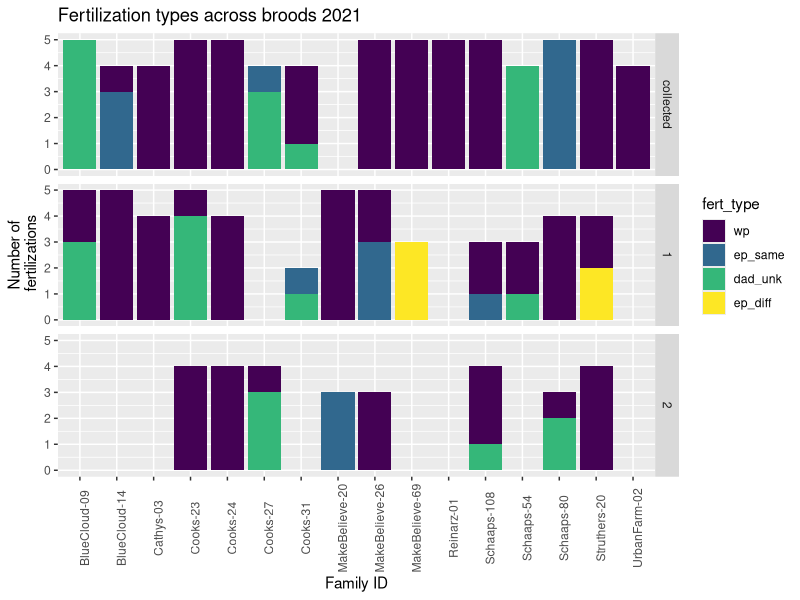
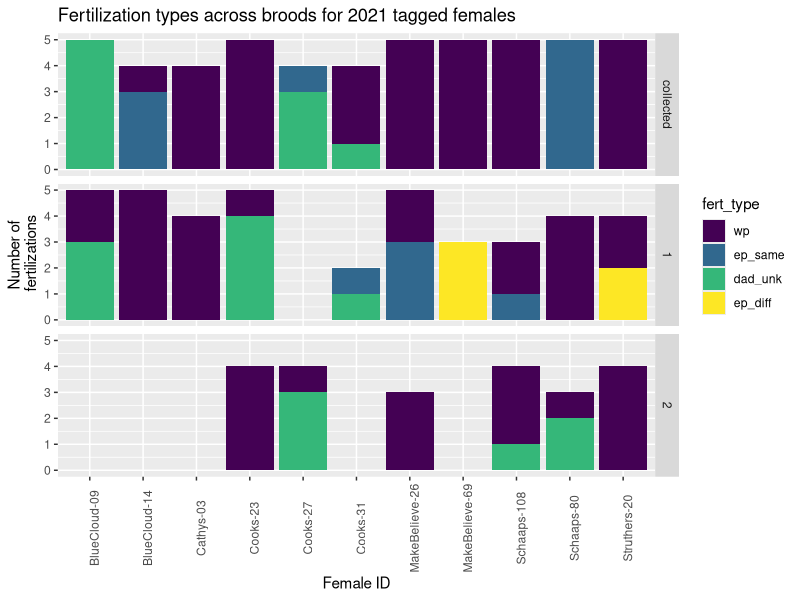
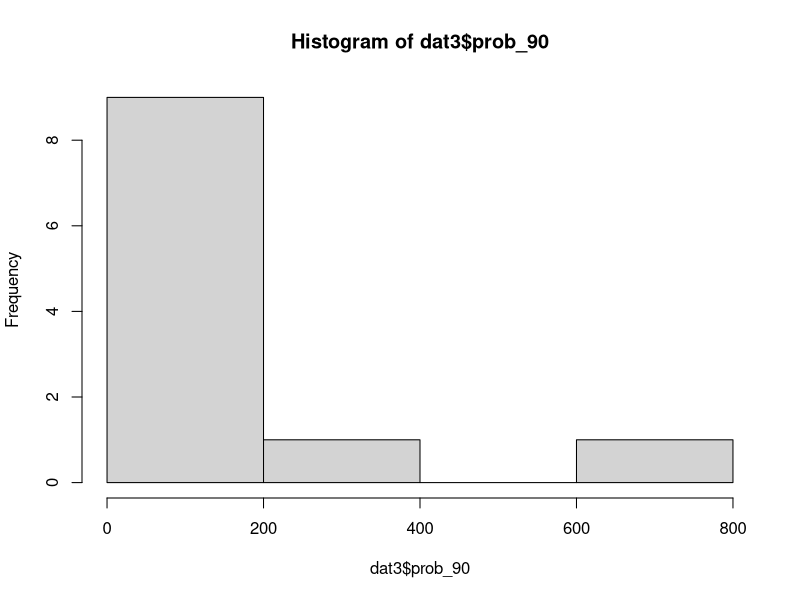
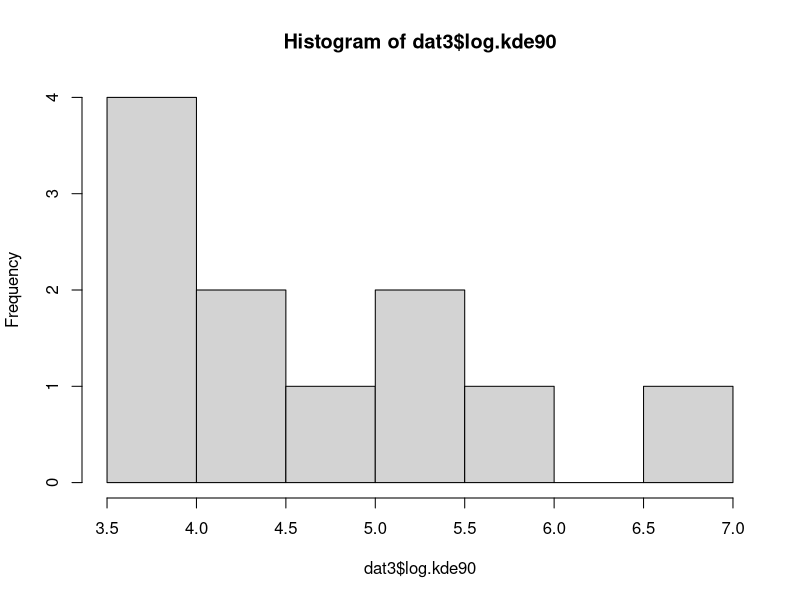
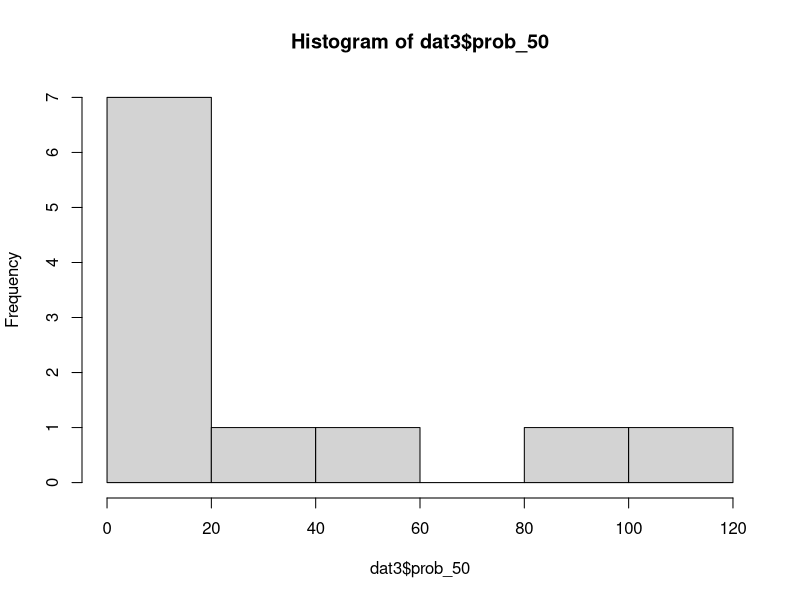
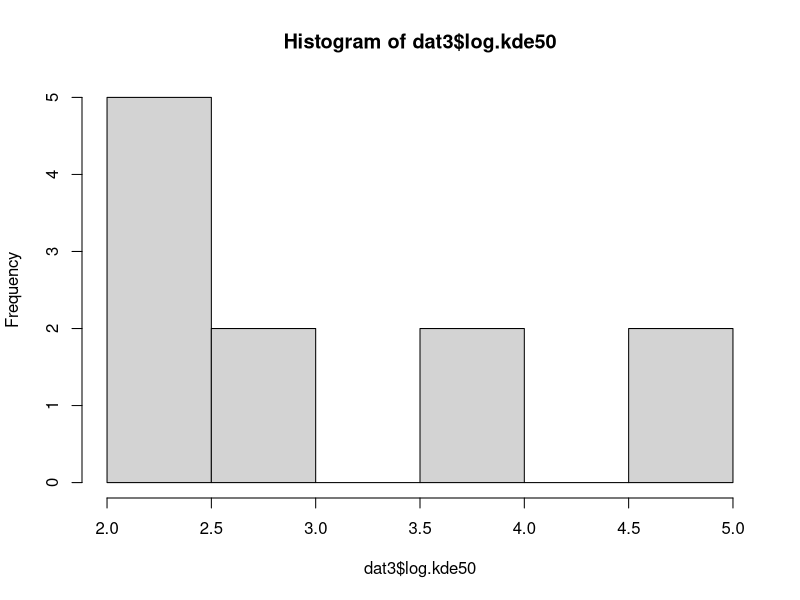
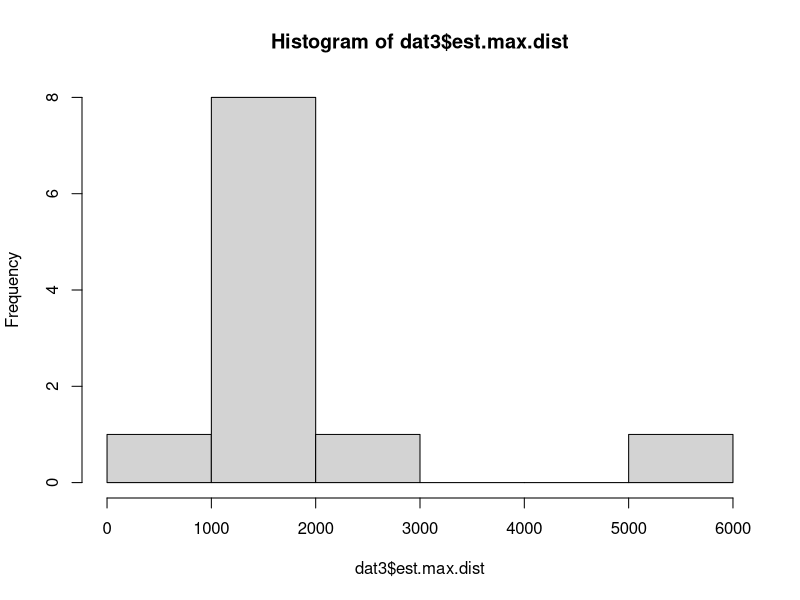
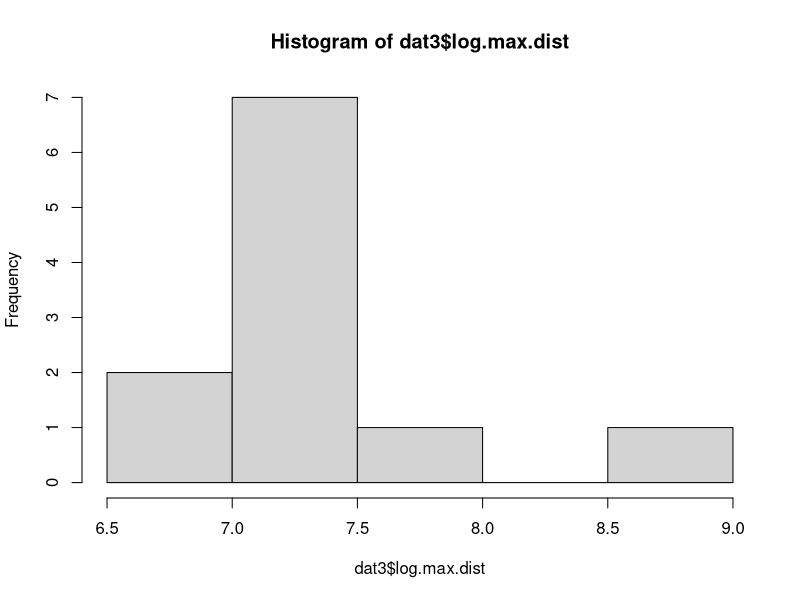

Write R code to recreate these figures, in order. (Note: this script raises an error after producing the figures.)

# GPS tagging 2021 - analysis for hypothesis testing
# Version for BES submission (June 2024)
# Heather Kenny-Duddela

# libraries
library(tidyverse)
library(ggplot2)

### Set working directory
setwd("C:/Users/heath/Documents/CU Boulder/BARS fieldwork/2022 Field and Lab/Paternity assignment methods/barn-swallow-gps/make-table-for-models")

### load data

# paternity data for each clutch
clutch <- read.csv("input-files/fert_2021_by_clutchID.csv")

# update fertilization type for the Hepp clutch, where the dad is from Cooks
# This should actually be classified as ep_same site since Cooks was the 
# original tagging site for this female
clutch$fert_type[which(clutch$clutch_id_ind1=="Hepp (near Cook)_1_1" &
                         clutch$Site_dad=="Cooks")] <- "ep_same"

# change factor order to match previous plots
clutch$fert_type <- factor(clutch$fert_type, 
                                           levels=c("wp","ep_same","mom_unk",
                                                    "dad_unk","ep_diff"))

# reorder brood factors
clutch$Brood_ind1 <- factor(clutch$Brood_ind1, levels=c("collected","1","2"))


# plot by fertilization type and facet by brood number
ggplot(clutch, aes(x=FamilyID_mom, y=fert, fill=fert_type)) + 
  geom_bar(position="stack", stat="identity") +
  theme(axis.text.x = element_text(angle=90)) +
  scale_fill_viridis_d() +
  xlab("Family ID") + ylab("Number of\n fertilizations") + 
  facet_grid(Brood_ind1~.) +
  ggtitle("Fertilization types across broods 2021")


# calculate proportion within-pair for all clutches
clutch.wp <- clutch %>%
  group_by(clutch_id_ind1, FamilyID_mom, Brood_ind1, Site_ind1) %>%
  summarise(num.wp = sum(subset(fert, fert_type=="wp")),
            num.ep = sum(subset(fert, fert_type!="wp")),
            clutch.size = mean(clutch_size),
            prop.wp = num.wp/clutch.size,
            prop.ep = num.ep/clutch.size)


### Subset tagged females only

# KDE estimates which are in hectares
areas <- read.csv("input-files/KDE probs_updated.csv")


# add column for family IDs to areas data
areas$FamilyID_mom <- NA

areas$FamilyID_mom[which(areas$bird=="bc09")] <- "BlueCloud-09"
areas$FamilyID_mom[which(areas$bird=="bc14")] <- "BlueCloud-14"
areas$FamilyID_mom[which(areas$bird=="ca03")] <- "Cathys-03"
areas$FamilyID_mom[which(areas$bird=="co23")] <- "Cooks-23"
areas$FamilyID_mom[which(areas$bird=="co27")] <- "Cooks-27"
areas$FamilyID_mom[which(areas$bird=="co31")] <- "Cooks-31"
areas$FamilyID_mom[which(areas$bird=="mb26")] <- "MakeBelieve-26"
areas$FamilyID_mom[which(areas$bird=="mb69")] <- "MakeBelieve-69"
areas$FamilyID_mom[which(areas$bird=="sc108")] <- "Schaaps-108"
areas$FamilyID_mom[which(areas$bird=="sc80")] <- "Schaaps-80"
areas$FamilyID_mom[which(areas$bird=="st20")] <- "Struthers-20"



# subset clutch data
clutch.move <- subset(clutch, clutch$FamilyID_mom %in% areas$FamilyID_mom)

# subset wp data
clutch.wp.move <- subset(clutch.wp, clutch.wp$FamilyID_mom %in% areas$FamilyID_mom)


# plot paternity proportions with just GPS females
# Manuscript Figure S1

ggplot(clutch.move, aes(x=FamilyID_mom, y=fert, fill=fert_type)) + 
  geom_bar(position="stack", stat="identity") +
  theme(axis.text.x = element_text(angle=90)) +
  scale_fill_viridis_d() +
  xlab("Female ID") + ylab("Number of\n fertilizations") + 
  facet_grid(Brood_ind1~.) +
  ggtitle("Fertilization types across broods for 2021 tagged females")

ggsave("output-files/FigS1_fert by brood 2021 tagged females.png", w=5.5, h=4)
ggsave("output-files/FigS1_fert by brood 2021 tagged females.pdf", w=5.5, h=4)



# calculate proportion wp in collected and replacement broods with SD

# just collected brood
clutch.wp.move.col <- subset(clutch.wp.move, clutch.wp.move$Brood_ind1=="collected")
mean(clutch.wp.move.col$prop.wp) # average wp in collected 0.636 +- 0.466
sd(clutch.wp.move.col$prop.wp)

# just replacement brood
clutch.wp.move.rep <- subset(clutch.wp.move, clutch.wp.move$Brood_ind1=="1")
mean(clutch.wp.move.rep$prop.wp) # average wp in collected 0.516 +- 0.392
sd(clutch.wp.move.rep$prop.wp)

# also calculate proportion ep in collected and replacement
# collected
mean(clutch.wp.move.col$prop.ep) # average ep in collected 0.363 +- 0.466
sd(clutch.wp.move.col$prop.ep)
# replacement
mean(clutch.wp.move.rep$prop.ep) # average ep in replacement 0.483 +- 0.392
sd(clutch.wp.move.rep$prop.ep)

###############################################################################

# Make the dataframe for the models

# take only replacement clutches (brood 1) from the tagged females
dat <- subset(clutch.wp.move, clutch.wp.move$Brood_ind1==1)

# add back in missing Cooks-27 whose replacement clutch failed
dat <- rbind(dat, clutch.wp.move[7,])
dat[11,c(1,3,5:9)] <- NA

# collected clutches only
dat1.2 <- subset(clutch.wp.move, clutch.wp.move$Brood_ind1=="collected")
# change labels to indicate collected
colnames(dat1.2)[5:9] <- c("num.wp.collected", "num.ep.collected", 
                           "clutch.size.collected", "prop.wp.collected", 
                           "prop.ep.collected")

# add collected clutches to main data
dat1.3 <- left_join(dat, dat1.2[,c(2,5:9)], by="FamilyID_mom")

# add areas data
dat2 <- left_join(dat1.3, areas, by="FamilyID_mom")

# change column names 
colnames(dat2)[29:30] <- c("proportion.close.50","proportion.close.100")

# correct Cooks site for the Hepp bird
dat2[dat2$FamilyID_mom=="Cooks-31",]$Site_ind1 <- "Cooks"

# load data with number of mates
mates.replace <- read.csv("input-files/num mates replacement clutch.csv")
mates.collect <- read.csv("input-files/num mates collected clutch.csv")

colnames(mates.replace)[c(5,7)] <- c("mates.replacement", "chicks.replacement")
colnames(mates.collect)[c(5,7)] <- c("mates.collected", "chicks.collected")

# use belly avg brightness
color <- read.csv("input-files/plumage-color-mass.csv")
# pull out only nestID and female and male color, and female mass
color2 <- color[,c(1,5,7,8)]
colnames(color2)[1] <- "bird"

# add estimated max distance from barn
est.max <- read.csv("input-files/estimated max distance from resampling_original.csv")
colnames(est.max)[c(2,6)] <- c("bird","est.max.dist")

dat2.2 <- left_join(dat2, color2, by="bird")

dat2.4 <- left_join(dat2.2, est.max[,c(2,6)], by="bird")

dat2.5 <- left_join(dat2.4, mates.collect[,c(2,5,7)], by="FamilyID_mom")

dat3 <- left_join(dat2.5, mates.replace[,c(2,5,7)], by="FamilyID_mom")

# add columns for EP mates, rather than total including WP male

# for collected, Schaaps-80 and BlueCloud-09 did not mate with social male
# subtract 1 from all rows except these two
dat3$mates.collected.ep <- NA
dat3$mates.collected.ep[-c(1,9)] <- dat3$mates.collected[-c(1,9)] -1
dat3$mates.collected.ep[c(1,9)] <- dat3$mates.collected[c(1,9)]
# for replacement, MakeBelieve-69 and Cooks-31 did not mate with their social male
# subtract 1 from all rows except these two
dat3$mates.replacement.ep <- NA
dat3$mates.replacement.ep[-c(4,5)] <- dat3$mates.replacement[-c(4,5)] -1
dat3$mates.replacement.ep[c(4,5)] <- dat3$mates.replacement[c(4,5)]


colnames(dat3)[c(31,32)] <- c("B_avg.bright.female", "B_avg.bright.male")

# try log-transforming area metrics to make them less skewed

dat3$log.kde90 <- log(dat3$prob_90)
hist(dat3$prob_90)
hist(dat3$log.kde90)

dat3$log.kde50 <- log(dat3$prob_50)
hist(dat3$prob_50)
hist(dat3$log.kde50)

dat3$log.max.dist <- log(dat3$est.max.dist)
hist(dat3$est.max.dist)
hist(dat3$log.max.dist)

hist(dat3$num.ep)

dat4 <- dat3

# add breeding group sizes
dat4$group.size <- c(5,5,5,5,5,5,2,10,10,1,5)

# calculate change in proportion EP and number EP young between collected and 
# replacement
dat4$diff.ep.prop <- dat4$prop.ep - dat4$prop.ep.collected

# change in number EP chicks
dat4$diff.num.ep <- dat4$num.ep - dat4$num.ep.collected

# change in number of EP sires
dat4$diff.ep.sires <- dat4$mates.replacement.ep - dat4$mates.collected.ep

# save final table
write.csv(dat4, "output-files/table for movement and mating models_BES.csv", row.names = F) 

################################################################################
# Correlation plot among all variables------------------------------------------

library(psych)

# correlations among predictor variables: log kde50, log kde90, prop.close.50,
# prop.close.100, est max dist, female plumage, male plumage, group size

# note that the MASS package masks the select function from dplyr, so you
# can't run the below line if MASS is currently loaded

vis <- select(dat4,log.kde50, log.kde90, log.max.dist, proportion.close.50,
              proportion.close.100, B_avg.bright.female, B_avg.bright.male, 
              mass, group.size)

pairs.panels(vis[,-c(1:3)],
             method="spearman",
             density=T,
             ellipses=F,
             smooth=F,
             stars=T)

# Manuscript Fig S3
# correlations among just the movement variables
vis2 <-  select(dat4,log.kde50, log.kde90, log.max.dist, proportion.close.50,
                proportion.close.100)
png("output-files/FigS3_correlation plot movement vars.png", pointsize=10, width=4500, height=3000, res=600)
pairs.panels(vis2[,4:8],
             method="spearman",
             density=T,
             ellipses=F,
             smooth=F,
             stars=T)
dev.off()



# correlation between collected and replacement prop ep
ggplot(dat4, aes(x=prop.ep, y=prop.ep.collected)) + geom_point(size=3) + 
  xlab("Proportion EP young in replacement") +
  ylab("Proportion EP young in collected clutch") +
  ggtitle("Mating patterns of females across broods")

cor.test(dat4$prop.ep, dat4$prop.ep.collected, method="spearman")
# Spearman's rank correlation rho
# 
# data:  dat4$prop.ep and dat4$prop.ep.collected
# S = 203.6, p-value = 0.5154
# alternative hypothesis: true rho is not equal to 0
# sample estimates:
#        rho 
# -0.2339114 

# correlation between collected and replacement for number EP offspring
cor.test(dat4$num.ep, dat4$num.ep.collected, method="spearman")
# Spearman's rank correlation rho
# 
# data:  dat4$num.ep and dat4$num.ep.collected
# S = 215.6, p-value = 0.3888
# alternative hypothesis: true rho is not equal to 0
# sample estimates:
#        rho 
# -0.3066423 


# correlation between collected and replacement for number EP mates
cor.test(dat4$mates.collected.ep, dat4$mates.replacement.ep, method="spearman")

# Spearman's rank correlation rho
# 
# data:  dat4$mates.collected.ep and dat4$mates.replacement.ep
# S = 196.83, p-value = 0.5934
# alternative hypothesis: true rho is not equal to 0
# sample estimates:
#        rho 
# -0.1928792 

ggplot(dat4, aes(x=mates.collected.ep, y=mates.replacement.ep)) + 
  geom_point(size=3, position=position_jitter(height=0.08, width=0.04),
             alpha=0.3) + 
  xlab("Number mates in collected clutch") +
  ylab("Number mates in replacement clutch") +
  ggtitle("Mating patterns of females across broods")


# histogram of diff between collected and replacement
ggplot(dat4, aes(x=diff.ep.prop)) + 
  geom_histogram(binwidth=0.3, fill="lightblue", color="black") +
  geom_vline(xintercept=0, color="red", linetype="dashed")+
  ggtitle("Change in proportion of EP offspring") +
  xlab("Difference in proportion of EP offspring from \ncollected to replacement")

ggsave("diff in propEP histogram.png")

# histogram of diff in number EP offspring
ggplot(dat4, aes(x=diff.num.ep)) + 
  geom_histogram(fill="lightblue", color="black", binwidth=1) +
  geom_vline(xintercept=0, color="red", linetype="dashed")+
  ggtitle("Change in number of EP offspring") +
  xlab("Difference in number of EP offspring from \ncollected to replacement")

ggsave("diff in number EP young histogram.png")

# histogram of diff in number EP sires
ggplot(dat4, aes(x=diff.ep.sires)) + 
  geom_histogram(fill="lightblue", color="black", binwidth=1) +
  geom_vline(xintercept=0, color="red", linetype="dashed")+
  ggtitle("Change in number of EP sires") +
  xlab("Difference in number of EP sires from \ncollected to replacement")

ggsave("diff in number EP sires histogram.png")

#-------------------------------------------------------------------------------
### Reaction norm plots for change in clutch size, EP mating--------------------

# make table to show change in paternity
pat.change1 <- dat4 %>% ungroup() %>%
  select(FamilyID_mom, num.ep, clutch.size, prop.ep, 
                     mates.replacement.ep)

pat.change2 <- dat4 %>% ungroup() %>%
  select(FamilyID_mom, num.ep.collected, clutch.size.collected,
                      prop.ep.collected, mates.collected.ep)

# add column for collected or replacement
pat.change1$clutch <- "replacement"
pat.change2$clutch <- "collected"

# make colnames the same
colnames(pat.change1)[5] <- "mates.ep"
colnames(pat.change2)[2:5] <- colnames(pat.change1)[2:5]

# combine
pat.change3 <- rbind(pat.change2, pat.change1)

# remove NA rows
pat.change3 <- subset(pat.change3, pat.change3$FamilyID_mom!="Cooks-27")

### Make plots for Figure S2

# clutch size (Fig S2 a)

# calculate line weights
clutch.lines <- data.frame(t1 = pat.change3$clutch.size[1:10], 
                    t2 = pat.change3$clutch.size[11:20])

clutch.lines2 <- data.frame(table(clutch.lines$t1, clutch.lines$t2)) %>%
  mutate(transition = paste(Var1, Var2))%>%
  pivot_longer(cols = c(Var1, Var2), names_to = "x", values_to = "y")%>%
  filter(Freq != 0 & !grepl("NA", transition ))

clutch.lines2$x[which(clutch.lines2$x=="Var1")] <- "collected"
clutch.lines2$x[which(clutch.lines2$x=="Var2")] <- "replacement"
clutch.lines2$y <- as.numeric(as.character(clutch.lines2$y))
colnames(clutch.lines2)[3:4] <- c("clutch", "clutch.size")

# make plot for change in clutch size
ggplot(clutch.lines2, aes(x = clutch, y = clutch.size)) +  
  geom_line(aes(linewidth=(Freq), group=transition), alpha=0.5) +
  scale_linewidth(range=c(1,3), breaks=c(1,2,3)) +
  geom_count(inherit.aes=F, data=pat.change3, 
             aes(x=clutch, y=clutch.size)) +
  xlab("Clutch type") +
  ylab("Number of offspring sampled")

ggsave("output-files/FigS2a_change in clutch size.png", w=3, h=2.5, scale=1.2)
  

# proportion EP offspring (Fig S2 b)

# table for prop EP line weights
propEP.lines <- data.frame(t1 = pat.change3$prop.ep[1:10], 
                           t2 = pat.change3$prop.ep[11:20])

propEP.lines2 <- data.frame(table(propEP.lines$t1, propEP.lines$t2)) %>%
  mutate(transition = paste(Var1, Var2))%>%
  pivot_longer(cols = c(Var1, Var2), names_to = "x", values_to = "y")%>%
  filter(Freq != 0 & !grepl("NA", transition ))

propEP.lines2$x[which(propEP.lines2$x=="Var1")] <- "collected"
propEP.lines2$x[which(propEP.lines2$x=="Var2")] <- "replacement"
propEP.lines2$y <- as.numeric(as.character(propEP.lines2$y))
colnames(propEP.lines2)[3:4] <- c("clutch", "prop.ep")

ggplot(propEP.lines2, aes(x = clutch, y = prop.ep)) +  
  geom_line(aes(linewidth=(Freq), group=transition), alpha=0.5) +
  scale_linewidth(range=c(1,1), breaks=c(1)) +
  geom_count(inherit.aes=F, data=pat.change3, 
             aes(x=clutch, y=prop.ep)) +
  xlab("Clutch type") +
  ylab("Proportion of EP offspring")

ggsave("output-files/FigS2b_change in prop EP.png", w=3, h=2.5, scale=1.2)


# Number EP  young (Fig S2 c)

# table for num EP young line weight
numEP.lines <- data.frame(t1 = pat.change3$num.ep[1:10], 
                           t2 = pat.change3$num.ep[11:20])

numEP.lines2 <- data.frame(table(numEP.lines$t1, numEP.lines$t2)) %>%
  mutate(transition = paste(Var1, Var2))%>%
  pivot_longer(cols = c(Var1, Var2), names_to = "x", values_to = "y")%>%
  filter(Freq != 0 & !grepl("NA", transition ))

numEP.lines2$x[which(numEP.lines2$x=="Var1")] <- "collected"
numEP.lines2$x[which(numEP.lines2$x=="Var2")] <- "replacement"
numEP.lines2$y <- as.numeric(as.character(numEP.lines2$y))
colnames(numEP.lines2)[3:4] <- c("clutch", "num.ep")

ggplot(numEP.lines2, aes(x = clutch, y = num.ep)) +  
  geom_line(aes(linewidth=(Freq), group=transition), alpha=0.5) +
  scale_linewidth(range=c(1,2), breaks=c(1,2)) +
  geom_count(inherit.aes=F, data=pat.change3, 
             aes(x=clutch, y=num.ep)) +
  xlab("Clutch type") +
  ylab("Number of EP offspring")

ggsave("output-files/FigS2c_change in num EP.png", w=3, h=2.5, scale=1.2)

# number of EP sires (Fig S3 d)

# table for calculating num EP sires line weights
sires.lines <- data.frame(t1 = pat.change3$mates.ep[1:10], 
                          t2 = pat.change3$mates.ep[11:20])

sires.lines2 <- data.frame(table(sires.lines$t1, sires.lines$t2)) %>%
  mutate(transition = paste(Var1, Var2))%>%
  pivot_longer(cols = c(Var1, Var2), names_to = "x", values_to = "y")%>%
  filter(Freq != 0 & !grepl("NA", transition ))

sires.lines2$x[which(sires.lines2$x=="Var1")] <- "collected"
sires.lines2$x[which(sires.lines2$x=="Var2")] <- "replacement"
sires.lines2$y <- as.numeric(as.character(sires.lines2$y))
colnames(sires.lines2)[3:4] <- c("clutch", "mates.ep")

ggplot(sires.lines2, aes(x = clutch, y = mates.ep)) +  
  geom_line(aes(linewidth=(Freq), group=transition), alpha=0.5) +
  scale_linewidth(range=c(1,4), breaks=c(1,2,3,4)) +
  geom_count(inherit.aes=F, data=pat.change3, 
             aes(x=clutch, y=mates.ep)) +
  xlab("Clutch type") +
  ylab("Number of EP sires")

ggsave("output-files/FigS2d_change in sires.png", w=3, h=2.5, scale=1.2)



# number of EP sires
ggplot(pat.change3, aes(x=clutch, y=mates.ep)) + 
  geom_count() + geom_line(aes(group=FamilyID_mom)) +
  xlab("Clutch type") +
  ylab("Number of EP sires") +
  ggtitle("Change in number of EP sires \nbetween time points")

ggsave("generated-files/change in num sires.png", h=3.5, w=4)

# calculate summary stats for mating -------------------------------------------

# collected
mean(dat4$prop.ep.collected) #0.363
sd(dat4$prop.ep.collected) # 0.465
range(dat4$prop.ep.collected, na.rm=T) # 0,1

mean(dat4$num.ep.collected) # 1.636364
sd(dat4$num.ep.collected) # 2.15744

mean(dat4$mates.collected.ep, na.rm=T) #0.45
range(dat4$mates.collected.ep, na.rm=T) #0, 1

# replacement
mean(dat4$prop.ep, na.rm=T) #0.4833
range(dat4$prop.ep, na.rm=T) # 0,1
sd(dat4$prop.ep, na.rm=T) # 0.392

mean(dat4$num.ep, na.rm=T) # 1.8
sd(dat4$num.ep, na.rm=T) # 1.47573

mean(dat4$mates.replacement.ep, na.rm=T) #0.9
range(dat4$mates.replacement.ep, na.rm=T) #0,2

# difference
mean(dat4$diff.ep.prop, na.rm=T) # 0.1833333
sd(dat4$diff.ep.prop, na.rm=T) # 0.692018

mean(dat4$diff.num.ep, na.rm=T) # 0.4
sd(dat4$diff.num.ep, na.rm=T) # 2.91357

mean(dat4$diff.ep.sires, na.rm=T) # 0.5
sd(dat4$diff.ep.sires, na.rm=T) # 0.9718253


# Histograms of variables-------------------------------------------------------

ggplot(dat3, aes(x=prop.ep)) + geom_histogram(color="black", fill="lightblue", binwidth = 0.1) +
  ggtitle("Proportion of EP young in replacement clutch") +
  ylab("Number of females") + xlab("Proportion of extra-pair young")

# ggsave("hist prop ep young.png", w=5, h=4)

ggplot(dat3, aes(x=num.ep)) + geom_histogram(color="black", fill="lightblue", binwidth=1) +
  ggtitle("Number of EP young in replacement clutch") +
  ylab("Number of females") + xlab("Number of extra-pair young")

ggplot(dat3, aes(x=num.ep.mates)) + geom_histogram(color="black", fill="lightblue", binwidth = 1) +
  ggtitle("Total number of EP mates during the season") +
  ylab("Number of females") + xlab("Number of extra-pair mates")

# ggsave("hist num ep mates.png", w=5, h=4)

# Scatterplots of relationships-------------------------------------------------

# Proportion of EP young in replacement clutch

ggplot(dat4, aes(mates.replacement.ep, prop.ep)) + geom_point() +
  xlab("Number of EP mates") + 
  ylab("proportion of EP young in \nreplacement clutch") +
  ggtitle("Number EP mates vs. proportion of EP young")


ggplot(dat4, aes(log.kde90, prop.ep)) + geom_point() +
  xlab("Area of 90% KDE in km2") + 
  ylab("proportion of EP young in \nreplacement clutch") +
  ggtitle("90% KDE area vs. \nproportion of EP young")

ggplot(dat4, aes(log.kde50, prop.ep)) + geom_point() +
  xlab("Area of 50% KDE in km2") + 
  ylab("proportion of EP young in \nreplacement clutch") +
  ggtitle("50% KDE area vs. \nproportion of EP young")


ggplot(dat4, aes(proportion.close.50, prop.ep)) + geom_point() +
  xlab("Proportion of GPS points within 50m of barn") + 
  ylab("proportion of EP young in \nreplacement clutch") +
  ggtitle("Points within 50m vs. proportion of EP young")

ggplot(dat4, aes(proportion.close.50, prop.ep)) + geom_point() +
  xlab("Proportion of GPS points within 50m of barn") + 
  ylab("proportion of EP young in \nreplacement clutch") +
  ggtitle("Points within 50m vs. proportion of EP young") +
  geom_smooth(method=lm)

ggplot(dat4, aes(proportion.close.100, prop.ep)) + geom_point() +
  xlab("Proportion of GPS points within 100m of barn") + 
  ylab("proportion of EP young in \nreplacement clutch") +
  ggtitle("Points within 100m vs. proportion of EP young")

ggplot(dat4, aes(group.size, prop.ep)) + geom_point(alpha=0.5) +
  xlab("Number of breeding pairs") + 
  ylab("proportion of EP young in \nreplacement clutch") +
  ggtitle("Group size vs. proportion of EP young")+
  geom_smooth(method=lm, se=F)



# prop EP in replacement and group size

cor.test(dat4$prop.ep, dat4$group.size, method="spearman")
# Spearman's rank correlation rho
# 
# data:  dat4$prop.ep and dat4$group.size
# S = 177.67, p-value = 0.833
# alternative hypothesis: true rho is not equal to 0
# sample estimates:
#         rho 
# -0.07680673 

# prop EP in collected vs. group size
cor.test(dat4$prop.ep.collected, dat4$group.size, method="spearman")
# Spearman's rank correlation rho
# 
# data:  dat4$prop.ep.collected and dat4$group.size
# S = 145.07, p-value = 0.3054
# alternative hypothesis: true rho is not equal to 0
# sample estimates:
#       rho 
# 0.3405829 



# EP mates in collected and group size
cor.test(dat4$group.size, dat4$mates.collected.ep, method="spearman")
# Spearman's rank correlation rho
# 
# data:  dat4$group.size and dat4$mates.collected.ep
# S = 153.6, p-value = 0.367
# alternative hypothesis: true rho is not equal to 0
# sample estimates:
#       rho 
# 0.3018349 

# group size vs. num EP mates in replacement
ggplot(dat4, aes(group.size, mates.replacement.ep)) + 
  geom_point(alpha=0.3) +
  xlab("Number of breeding pairs") + 
  ylab("Number of EP mates in replacement") +
  ggtitle("Group size vs. Number of EP mates in replacement")+
  geom_smooth(method=lm, se=F)


cor.test(dat4$group.size, dat4$mates.replacement.ep, method="spearman")
# Spearman's rank correlation rho
# 
# data:  dat4$group.size and dat4$mates.replacement.ep
# S = 169.91, p-value = 0.9349
# alternative hypothesis: true rho is not equal to 0
# sample estimates:
#         rho 
# -0.02976467 

# Num EPY in replacement with possible confounders------------------------------

# group size
ggplot(dat4, aes(x=group.size, y=num.ep)) + 
  geom_point(position=position_jitter(w=0.1, h=0.05))+
  geom_smooth(method=lm, se=F)

cor.test(dat4$group.size, dat4$num.ep, method="spearman")
# Spearman's rank correlation rho
# 
# data:  dat4$group.size and dat4$num.ep
# S = 183.03, p-value = 0.7638
# alternative hypothesis: true rho is not equal to 0
# sample estimates:
#        rho 
# -0.1092634 

# male color
ggplot(dat4, aes(x=B_avg.bright.male, y=num.ep)) + 
  geom_point() +
  geom_smooth(method=lm, se=F)

cor.test(dat4$B_avg.bright.male, dat4$num.ep, method="spearman")
# Spearman's rank correlation rho
# 
# data:  dat4$B_avg.bright.male and dat4$num.ep
# S = 139.29, p-value = 0.6673
# alternative hypothesis: true rho is not equal to 0
# sample estimates:
#       rho 
# 0.1558245 

# Num EPY in collected with possible confounders -------------------------------

# group size
ggplot(dat4, aes(x=group.size, y=num.ep.collected)) + 
  geom_point(position=position_jitter(w=0.1, h=0.05))+
  geom_smooth(method=lm, se=F)

cor.test(dat4$group.size, dat4$num.ep.collected, method="spearman")
# Spearman's rank correlation rho
# 
# data:  dat4$group.size and dat4$num.ep.collected
# S = 139.97, p-value = 0.2714
# alternative hypothesis: true rho is not equal to 0
# sample estimates:
#       rho 
# 0.3637792

# male color
ggplot(dat4, aes(x=B_avg.bright.male, y=num.ep.collected)) + 
  geom_point() +
  geom_smooth(method=lm, se=F)

cor.test(dat4$B_avg.bright.male, dat4$num.ep.collected, method="spearman")
# Spearman's rank correlation rho
# 
# data:  dat4$B_avg.bright.male and dat4$num.ep.collected
# S = 111.75, p-value = 0.1242
# alternative hypothesis: true rho is not equal to 0
# sample estimates:
#       rho 
# 0.4920565

# group size vs. movement variables --------------------------------------------

ggplot(dat4, aes(x=group.size, y=log.kde90)) +
  geom_point() +
  ylab("Log transformed 90% KDE area") +
  xlab("Number of breeding pairs") +
  ggtitle("90% KDE vs. Group size") +
  geom_smooth(method=lm)

cor.test(dat4$group.size, dat4$log.kde90, method="spearman")
# Spearman's rank correlation rho
# 
# data:  dat4$group.size and dat4$log.kde90
# S = 156.1, p-value = 0.3863
# alternative hypothesis: true rho is not equal to 0
# sample estimates:
#       rho 
# 0.2904407 

ggplot(dat4, aes(x=group.size, y=log.kde50)) +
  geom_point() +
  ylab("Log transformed 50% KDE area") +
  xlab("Number of breeding pairs") +
  ggtitle("50% KDE vs. Group size")+
  geom_smooth(method=lm, se=F)



cor.test(dat4$group.size, dat4$log.kde50, method="spearman")
# Spearman's rank correlation rho
# 
# data:  dat4$group.size and dat4$log.kde50
# S = 144.49, p-value = 0.3014
# alternative hypothesis: true rho is not equal to 0
# sample estimates:
#       rho 
# 0.3432482 

ggplot(dat4, aes(x=group.size, y=log.max.dist)) +
  geom_point() +
  ylab("Estimated max distance (m)") +
  xlab("Number of breeding pairs") +
  ggtitle("Max distance vs. Group size")+
  geom_smooth(method=lm)

cor.test(dat4$group.size, dat4$est.max.dist, method="spearman")

ggplot(dat4, aes(x=group.size, y=proportion.close.50)) +
  geom_point() +
  ylab("Proportion GPS points within 50m of barn") +
  xlab("Number of breeding pairs") +
  ggtitle("Prop close 50m vs. Group size") +
  geom_smooth(method=lm, se=F)



cor.test(dat4$group.size, dat4$proportion.close.50, method="spearman")
# Spearman's rank correlation rho
# 
# data:  dat4$group.size and dat4$proportion.close.50
# S = 225.82, p-value = 0.9384
# alternative hypothesis: true rho is not equal to 0
# sample estimates:
#         rho 
# -0.02646392 

ggplot(dat4, aes(x=group.size, y=proportion.close.100)) +
  geom_point() +
  ylab("Proportion GPS points within 100m of barn") +
  xlab("Number of breeding pairs") +
  ggtitle("Prop close 100m vs. Group size") +
  geom_smooth(method=lm, se=F)

cor.test(dat4$group.size, dat4$proportion.close.100, method="spearman")
# Spearman's rank correlation rho
# 
# data:  dat4$group.size and dat4$proportion.close.100
# S = 235.1, p-value = 0.841
# alternative hypothesis: true rho is not equal to 0
# sample estimates:
#         rho 
# -0.06864963 

### Relationship between movement and plumage color----------------------------

# male plumage

ggplot(dat4, aes(x=B_avg.bright.male, y=log.kde90)) +
  geom_point() +
  geom_smooth(method=lm, se=F)+
  ylab("Log transformed 90% KDE area") +
  xlab("Social male belly average brightness") +
  ggtitle("90% KDE vs. Male plumage color")

cor.test(dat4$B_avg.bright.male, y=dat4$log.kde90, method="spearman")
# Spearman's rank correlation rho
# 
# data:  dat4$B_avg.bright.male and dat4$log.kde90
# S = 224, p-value = 0.9676
# alternative hypothesis: true rho is not equal to 0
# sample estimates:
#         rho 
# -0.01818182 

ggplot(dat4, aes(x=B_avg.bright.male, y=log.kde50)) +
  geom_point() +
  geom_smooth(method=lm, se=F)+
  ylab("Log transformed 50% KDE area") +
  xlab("Social male belly average brightness") +
  ggtitle("50% KDE vs. Male plumage color")

cor.test(dat4$B_avg.bright.male, y=dat4$log.kde50, method="spearman")
# Spearman's rank correlation rho
# 
# data:  dat4$B_avg.bright.male and dat4$log.kde50
# S = 234, p-value = 0.8601
# alternative hypothesis: true rho is not equal to 0
# sample estimates:
#         rho 
# -0.06363636 

ggplot(dat4, aes(x=B_avg.bright.male, y=log.max.dist)) +
  geom_point() +
  geom_smooth(method=lm, se=F)+
  ylab("Log transformed estimated max distance from barn") +
  xlab("Social male belly average brightness") +
  ggtitle("Max distance vs. Male plumage color")

cor.test(dat4$B_avg.bright.male, y=dat4$log.max.dist, method="spearman")
# Spearman's rank correlation rho
# 
# data:  dat4$B_avg.bright.male and dat4$log.max.dist
# S = 170, p-value = 0.5031
# alternative hypothesis: true rho is not equal to 0
# sample estimates:
#       rho 
# 0.2272727

ggplot(dat4, aes(x=B_avg.bright.male, y=proportion.close.50)) +
  geom_point() +
  geom_smooth(method=lm, se=F)+
  ylab("Proportion of GPS points within 50m of barn") +
  xlab("Social male belly average brightness") +
  ggtitle("Points within 50m vs. Male plumage color")

cor.test(dat4$B_avg.bright.male, y=dat4$proportion.close.50, 
         method="spearman")
# Spearman's rank correlation rho
# 
# data:  dat4$B_avg.bright.male and dat4$proportion.close.50
# S = 205.97, p-value = 0.8522
# alternative hypothesis: true rho is not equal to 0
# sample estimates:
#        rho 
# 0.06378149 

ggplot(dat4, aes(x=B_avg.bright.male, y=proportion.close.100)) +
  geom_point() +
  geom_smooth(method=lm, se=F)+
  ylab("Proportion of GPS points within 100m of barn") +
  xlab("Social male belly average brightness") +
  ggtitle("Points within 100m vs. Male plumage color")

cor.test(dat4$B_avg.bright.male, y=dat4$proportion.close.100, 
         method="spearman")
# Spearman's rank correlation rho
# 
# data:  dat4$B_avg.bright.male and dat4$proportion.close.100
# S = 196, p-value = 0.7549
# alternative hypothesis: true rho is not equal to 0
# sample estimates:
#       rho 
# 0.1090909 


# female plumage

ggplot(dat4, aes(x=B_avg.bright.female, y=log.kde90)) +
  geom_point() +
  geom_smooth(method=lm, se=F)+
  ylab("Log transformed 90% KDE area") +
  xlab("Female belly average brightness") +
  ggtitle("90% KDE vs. Female plumage color")

cor.test(dat4$B_avg.bright.female, y=dat4$log.kde90, method="spearman")
# Spearman's rank correlation rho
# 
# data:  dat4$B_avg.bright.female and dat4$log.kde90
# S = 268, p-value = 0.5209
# alternative hypothesis: true rho is not equal to 0
# sample estimates:
#        rho 
# -0.2181818

ggplot(dat4, aes(x=B_avg.bright.female, y=log.kde50)) +
  geom_point() +
  geom_smooth(method=lm, se=F)+
  ylab("Log transformed 50% KDE area") +
  xlab("Female belly average brightness") +
  ggtitle("50% KDE vs. Female plumage color")

cor.test(dat4$B_avg.bright.female, y=dat4$log.kde50, method="spearman")
# Spearman's rank correlation rho
# 
# data:  dat4$B_avg.bright.female and dat4$log.kde50
# S = 246, p-value = 0.7343
# alternative hypothesis: true rho is not equal to 0
# sample estimates:
#        rho 
# -0.1181818 

ggplot(dat4, aes(x=B_avg.bright.female, y=log.max.dist)) +
  geom_point() +
  geom_smooth(method=lm, se=F)+
  ylab("Log transformed estimated max distance from barn") +
  xlab("Female belly average brightness") +
  ggtitle("Max distance vs. Female plumage color")



cor.test(dat4$B_avg.bright.female, y=dat4$log.max.dist, method="spearman")
# Spearman's rank correlation rho
# 
# data:  dat4$B_avg.bright.female and dat4$log.max.dist
# S = 292, p-value = 0.327
# alternative hypothesis: true rho is not equal to 0
# sample estimates:
#        rho 
# -0.3272727 

ggplot(dat4, aes(x=B_avg.bright.female, y=proportion.close.50)) +
  geom_point() +
  geom_smooth(method=lm, se=F)+
  ylab("Proportion of GPS points within 50m of barn") +
  xlab("Female belly average brightness") +
  ggtitle("Points within 50m vs. Female plumage color")



cor.test(dat4$B_avg.bright.female, y=dat4$proportion.close.50, 
         method="spearman")
# Spearman's rank correlation rho
# 
# data:  dat4$B_avg.bright.female and dat4$proportion.close.50
# S = 167.88, p-value = 0.4831
# alternative hypothesis: true rho is not equal to 0
# sample estimates:
#       rho 
# 0.2369027 

ggplot(dat4, aes(x=B_avg.bright.female, y=proportion.close.100)) +
  geom_point() +
  geom_smooth(method=lm, se=F)+
  ylab("Proportion of GPS points within 100m of barn") +
  xlab("Female belly average brightness") +
  ggtitle("Points within 100m vs. Female plumage color")

cor.test(dat4$B_avg.bright.female, y=dat4$proportion.close.100, 
         method="spearman")
# Spearman's rank correlation rho
# 
# data:  dat4$B_avg.bright.female and dat4$proportion.close.100
# S = 242, p-value = 0.7757
# alternative hypothesis: true rho is not equal to 0
# sample estimates:
#  rho 
# -0.1 

### Relationship between mass and movement--------------------------------------

cor.test(dat4$mass, dat4$log.kde90, method="spearman")
# Spearman's rank correlation rho
# 
# data:  dat4$mass and dat4$log.kde90
# S = 144.83, p-value = 0.3037
# alternative hypothesis: true rho is not equal to 0
# sample estimates:
#       rho 
# 0.3416865 

cor.test(dat4$mass, dat4$log.kde50, method="spearman")
# Spearman's rank correlation rho
# 
# data:  dat4$mass and dat4$log.kde50
# S = 154.85, p-value = 0.3766
# alternative hypothesis: true rho is not equal to 0
# sample estimates:
#       rho 
# 0.2961283 

cor.test(dat4$mass, dat4$log.max.dist, method="spearman")
# Spearman's rank correlation rho
# 
# data:  dat4$mass and dat4$log.max.dist
# S = 185.92, p-value = 0.6493
# alternative hypothesis: true rho is not equal to 0
# sample estimates:
#       rho 
# 0.1548979 

cor.test(dat4$mass, dat4$proportion.close.50, method="spearman")
# Spearman's rank correlation rho
# 
# data:  dat4$mass and dat4$proportion.close.50
# S = 271.23, p-value = 0.4908
# alternative hypothesis: true rho is not equal to 0
# sample estimates:
#        rho 
# -0.2328767 

cor.test(dat4$mass, dat4$proportion.close.100, method="spearman")
# Spearman's rank correlation rho
# 
# data:  dat4$mass and dat4$proportion.close.100
# S = 228.02, p-value = 0.9153
# alternative hypothesis: true rho is not equal to 0
# sample estimates:
#         rho 
# -0.03644656 

# mass and female plumage color
cor.test(dat4$mass, dat4$B_avg.bright.female, method="spearman")
# Spearman's rank correlation rho
# 
# data:  dat4$mass and dat4$B_avg.bright.female
# S = 354.31, p-value = 0.04606
# alternative hypothesis: true rho is not equal to 0
# sample estimates:
#        rho 
# -0.6104799 

### Relationship between plumage and group size ###

ggplot(dat4, aes(x=group.size, y=B_avg.bright.female)) +
  geom_point() +
  geom_smooth(method=lm, se=F)+
  ylab("Female belly average brightness") +
  xlab("Number of breeding pairs at barn") +
  ggtitle("Female plumage vs. Group size")



cor.test(dat4$group.size, dat4$B_avg.bright.female, method="spearman")
# Spearman's rank correlation rho
# 
# data:  dat4$group.size and dat4$B_avg.bright.female
# S = 280.41, p-value = 0.4138
# alternative hypothesis: true rho is not equal to 0
# sample estimates:
#        rho 
# -0.2745985 



ggplot(dat4, aes(x=group.size, y=B_avg.bright.male)) +
  geom_point() +
  geom_smooth(method=lm, se=F)+
  ylab("Social male belly average brightness") +
  xlab("Number of breeding pairs at barn") +
  ggtitle("Social male plumage vs. Group size")



cor.test(dat4$group.size, dat4$B_avg.bright.male, method="spearman")
# Spearman's rank correlation rho
# 
# data:  dat4$group.size and dat4$B_avg.bright.male
# S = 204.9, p-value = 0.841
# alternative hypothesis: true rho is not equal to 0
# sample estimates:
#        rho 
# 0.06864963 


# female and male plumage color
cor.test(dat4$B_avg.bright.female, dat4$B_avg.bright.male, method="spearman")


### Relationship between male plumage and EP mating----------------------------

cor.test(dat4$B_avg.bright.male, dat4$prop.ep, method="spearman")
# Spearman's rank correlation rho
# 
# data:  dat4$B_avg.bright.male and dat4$prop.ep
# S = 128.33, p-value = 0.5371
# alternative hypothesis: true rho is not equal to 0
# sample estimates:
#       rho
# 0.2222603

cor.test(dat4$B_avg.bright.male, dat4$prop.ep.collected, method="spearman")
# Spearman's rank correlation rho
# 
# data:  dat4$B_avg.bright.male and dat4$prop.ep.collected
# S = 103.14, p-value = 0.09267
# alternative hypothesis: true rho is not equal to 0
# sample estimates:
#       rho 
# 0.5311965 

cor.test(dat4$B_avg.bright.male, dat4$mates.replacement.ep, method="spearman")
# Spearman's rank correlation rho
# 
# data:  dat4$B_avg.bright.male and dat4$mates.replacement.ep
# S = 110.72, p-value = 0.3533
# alternative hypothesis: true rho is not equal to 0
# sample estimates:
#       rho 
# 0.3289758 

cor.test(dat4$B_avg.bright.male, dat4$mates.collected.ep, method="spearman")
# Spearman's rank correlation rho
# 
# data:  dat4$B_avg.bright.male and dat4$mates.collected.ep
# S = 92.983, p-value = 0.0629
# alternative hypothesis: true rho is not equal to 0
# sample estimates:
#       rho 
# 0.5773503 


### Difference in EP mating ----------------------------------------------------

### movement
ggplot(dat4, aes(x=proportion.close.50, y=diff.ep.prop)) + geom_point() +
  geom_smooth(method=lm) + 
  ggtitle("Relationship between change in prop EP and \nmovement (Spearman -0.674, p=0.032)")



cor.test(dat4$proportion.close.50, dat4$diff.ep.prop,
         method="spearman", na.rm=T)
# Spearman's rank correlation rho
# 
# data:  dat4$proportion.close.50 and dat4$diff.ep.prop
# S = 276.34, p-value = 0.03231
# alternative hypothesis: true rho is not equal to 0
# sample estimates:
#        rho 
# -0.6747752 

ggplot(dat4, aes(x=proportion.close.50, y=diff.num.ep)) + geom_point() +
  geom_smooth(method=lm) +
  ggtitle("Relationship between change in number of EP \nyoung and movement (Spearman -0.477, p=0.163)")



cor.test(dat4$proportion.close.50, dat4$diff.num.ep,
         method="spearman", na.rm=T)
# Spearman's rank correlation rho
# 
# data:  dat4$proportion.close.50 and dat4$diff.num.ep
# S = 243.72, p-value = 0.1633
# alternative hypothesis: true rho is not equal to 0
# sample estimates:
#        rho 
# -0.4770665 

ggplot(dat4, aes(x=proportion.close.50, y=diff.ep.sires)) + geom_point() +
  geom_smooth(method=lm) +
  ggtitle("Relationship between change in number of EP sires \nand movement (Spearman -0.417, p=0.229)")



cor.test(dat4$proportion.close.50, dat4$diff.ep.sires,
         method="spearman", na.rm=T)
# Spearman's rank correlation rho
# 
# data:  dat4$proportion.close.50 and dat4$diff.ep.sires
# S = 233.96, p-value = 0.2294
# alternative hypothesis: true rho is not equal to 0
# sample estimates:
#       rho 
# -0.417917 


### female plumage
ggplot(dat4, aes(x=B_avg.bright.female, y=diff.ep.prop)) + geom_point() +
  geom_smooth(method=lm) +
  ggtitle("Relationship between change in prop EP and \nfemale plumage (Spearman 0.163, p=0.656)")



cor.test(dat4$diff.ep.prop, dat4$B_avg.bright.female, method="spearman",  
         na.rm=T)
# Spearman's rank correlation rho
# 
# data:  dat4$diff.ep.prop and dat4$B_avg.bright.female
# S = 138, p-value = 0.6567
# alternative hypothesis: true rho is not equal to 0
# sample estimates:
#       rho 
# 0.1636364 

ggplot(dat4, aes(x=B_avg.bright.female, y=diff.num.ep)) + geom_point() +
  geom_smooth(method=lm) +
  ggtitle("Relationship between change in number of EP young \nand female plumage (Spearman 0.396, p=0.257)")



cor.test(dat4$diff.num.ep, dat4$B_avg.bright.female, 
         method="spearman", na.rm=T)
# Spearman's rank correlation rho
# 
# data:  dat4$diff.num.ep and dat4$B_avg.bright.female
# S = 99.602, p-value = 0.2568
# alternative hypothesis: true rho is not equal to 0
# sample estimates:
#       rho 
# 0.3963488 

ggplot(dat4, aes(x=B_avg.bright.female, y=diff.ep.sires)) + geom_point() +
  geom_smooth(method=lm) +
  ggtitle("Relationship between change in number of EP sires \nand female plumage (Spearman 0.384, p=0.273)")



cor.test(dat4$diff.ep.sires, dat4$B_avg.bright.female, 
         method="spearman", na.rm=T)
# Spearman's rank correlation rho
# 
# data:  dat4$diff.ep.sires and dat4$B_avg.bright.female
# S = 101.62, p-value = 0.2732
# alternative hypothesis: true rho is not equal to 0
# sample estimates:
#      rho 
# 0.384098 



# male plumage
ggplot(dat4, aes(x=B_avg.bright.male, y=diff.ep.prop)) + geom_point() +
  geom_smooth(method=lm) +
  ggtitle("Relationship between change in prop EP young \nand male plumage (Spearman -0.091, p=0.811)")



cor.test(dat4$B_avg.bright.male, dat4$diff.ep.prop, method="spearman", 
         na.rm=T)
# Spearman's rank correlation rho
# 
# data:  dat4$B_avg.bright.male and dat4$diff.ep.prop
# S = 180, p-value = 0.8114
# alternative hypothesis: true rho is not equal to 0
# sample estimates:
#         rho 
# -0.09090909 


ggplot(dat4, aes(x=B_avg.bright.male, y=diff.num.ep)) + geom_point() +
  geom_smooth(method=lm) +
  ggtitle("Relationship between change in number of EP young \nand male plumage (Spearman -0.177, p=0.625)")



cor.test(dat4$B_avg.bright.male, dat4$diff.num.ep, method="spearman", 
         na.rm=T)
# Spearman's rank correlation rho
# 
# data:  dat4$B_avg.bright.male and dat4$diff.num.ep
# S = 194.18, p-value = 0.625
# alternative hypothesis: true rho is not equal to 0
# sample estimates:
#        rho 
# -0.1768326

ggplot(dat4, aes(x=B_avg.bright.male, y=diff.ep.sires)) + geom_point() +
  geom_smooth(method=lm) +
  ggtitle("Relationship between change in number of EP sires \nand male plumage (Spearman -0.019, p=0.957)")



cor.test(dat4$B_avg.bright.male, dat4$diff.ep.sires, method="spearman", 
         na.rm=T)
# Spearman's rank correlation rho
# 
# data:  dat4$B_avg.bright.male and dat4$diff.ep.sires
# S = 168.22, p-value = 0.9573
# alternative hypothesis: true rho is not equal to 0
# sample estimates:
#         rho 
# -0.01953041


# Group size
ggplot(dat4, aes(x=group.size, y=diff.ep.prop)) + geom_point() +
  geom_smooth(method=lm) +
  ggtitle("Relationship between change in prop EP young \nand group size (Spearman -0.233, p=0.517)")



cor.test(dat4$group.size, dat4$diff.ep.prop, method="spearman", 
         na.rm=T)
# Spearman's rank correlation rho
# 
# data:  dat4$group.size and dat4$diff.ep.prop
# S = 203.45, p-value = 0.517
# alternative hypothesis: true rho is not equal to 0
# sample estimates:
#        rho 
# -0.2330462 

ggplot(dat4, aes(x=group.size, y=diff.num.ep)) + geom_point() +
  geom_smooth(method=lm) +
  ggtitle("Relationship between change in number of EP young \nand group size (Spearman -0.269, p=0.452)")



cor.test(dat4$group.size, dat4$diff.num.ep, method="spearman", 
         na.rm=T)
# Spearman's rank correlation rho
# 
# data:  dat4$group.size and dat4$diff.num.ep
# S = 209.38, p-value = 0.4524
# alternative hypothesis: true rho is not equal to 0
# sample estimates:
#        rho 
# -0.2689527

ggplot(dat4, aes(x=group.size, y=diff.ep.sires)) + geom_point() +
  geom_smooth(method=lm) +
  ggtitle("Relationship between change in number of EP sires \nand group size (Spearman -0.143, p=0.692)")



cor.test(dat4$group.size, dat4$diff.ep.sires, method="spearman", 
         na.rm=T)
# Spearman's rank correlation rho
# 
# data:  dat4$group.size and dat4$diff.ep.sires
# S = 188.69, p-value = 0.6923
# alternative hypothesis: true rho is not equal to 0
# sample estimates:
#        rho 
# -0.1435727
